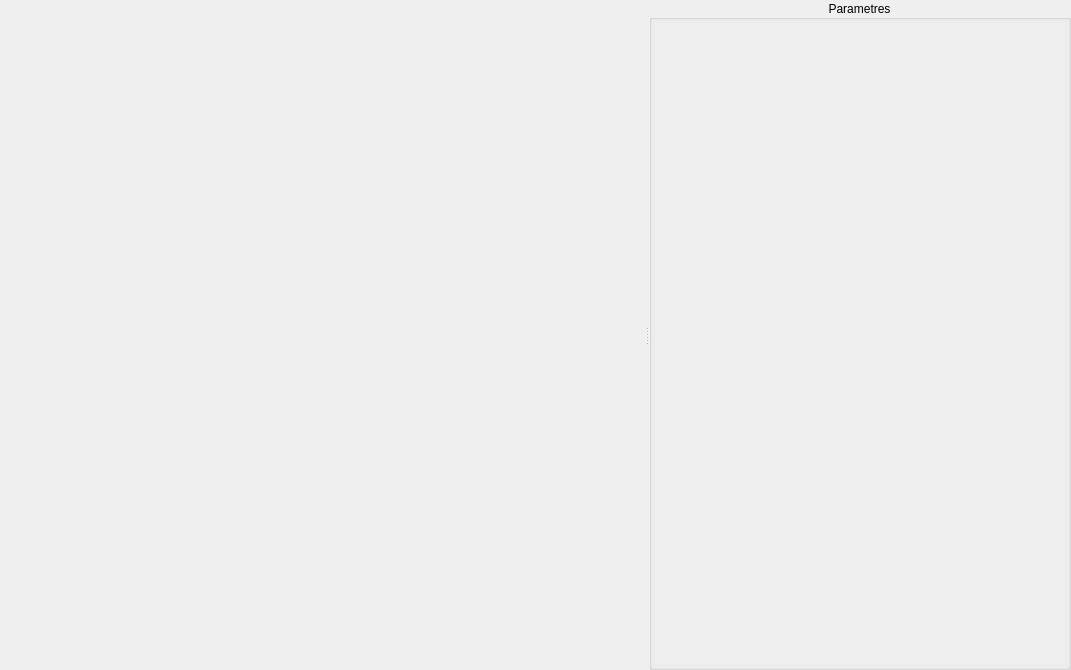
<?xml version="1.0" encoding="UTF-8"?>
<ui version="4.0">
 <class>UserFormWidget</class>
 <widget class="QWidget" name="UserFormWidget">
  <property name="geometry">
   <rect>
    <x>0</x>
    <y>0</y>
    <width>1071</width>
    <height>670</height>
   </rect>
  </property>
  <property name="sizePolicy">
   <sizepolicy hsizetype="Preferred" vsizetype="Preferred">
    <horstretch>0</horstretch>
    <verstretch>0</verstretch>
   </sizepolicy>
  </property>
  <property name="windowTitle">
   <string>Form</string>
  </property>
  <property name="styleSheet">
   <string notr="true"/>
  </property>
  <layout class="QGridLayout" name="gridLayout_2">
   <property name="leftMargin">
    <number>0</number>
   </property>
   <property name="topMargin">
    <number>0</number>
   </property>
   <property name="rightMargin">
    <number>0</number>
   </property>
   <property name="bottomMargin">
    <number>0</number>
   </property>
   <item row="0" column="0">
    <widget class="QSplitter" name="_SPL_user">
     <property name="orientation">
      <enum>Qt::Horizontal</enum>
     </property>
     <widget class="QWidget" name="layoutWidget">
      <layout class="QVBoxLayout" name="verticalLayout">
       <property name="spacing">
        <number>0</number>
       </property>
       <property name="topMargin">
        <number>0</number>
       </property>
       <item>
        <widget class="QStackedWidget" name="_stackedWidget">
         <property name="sizePolicy">
          <sizepolicy hsizetype="Expanding" vsizetype="Expanding">
           <horstretch>1</horstretch>
           <verstretch>1</verstretch>
          </sizepolicy>
         </property>
         <property name="minimumSize">
          <size>
           <width>0</width>
           <height>0</height>
          </size>
         </property>
         <property name="currentIndex">
          <number>1</number>
         </property>
         <widget class="QWidget" name="_WID_pageQGis">
          <property name="sizePolicy">
           <sizepolicy hsizetype="Expanding" vsizetype="Expanding">
            <horstretch>1</horstretch>
            <verstretch>0</verstretch>
           </sizepolicy>
          </property>
          <property name="minimumSize">
           <size>
            <width>400</width>
            <height>400</height>
           </size>
          </property>
          <widget class="QgsMapCanvas" name="_GRV_map">
           <property name="geometry">
            <rect>
             <x>-20</x>
             <y>-10</y>
             <width>691</width>
             <height>701</height>
            </rect>
           </property>
           <property name="sizePolicy">
            <sizepolicy hsizetype="Expanding" vsizetype="Expanding">
             <horstretch>1</horstretch>
             <verstretch>0</verstretch>
            </sizepolicy>
           </property>
           <property name="minimumSize">
            <size>
             <width>400</width>
             <height>400</height>
            </size>
           </property>
           <property name="frameShape">
            <enum>QFrame::StyledPanel</enum>
           </property>
          </widget>
         </widget>
         <widget class="QWidget" name="_WID_pageImage">
          <property name="sizePolicy">
           <sizepolicy hsizetype="Expanding" vsizetype="Expanding">
            <horstretch>1</horstretch>
            <verstretch>1</verstretch>
           </sizepolicy>
          </property>
          <layout class="QGridLayout" name="gridLayout_3">
           <property name="leftMargin">
            <number>0</number>
           </property>
           <property name="topMargin">
            <number>0</number>
           </property>
           <property name="rightMargin">
            <number>0</number>
           </property>
           <property name="bottomMargin">
            <number>0</number>
           </property>
           <item row="0" column="0">
            <widget class="QLabel" name="_LA_resultImage">
             <property name="sizePolicy">
              <sizepolicy hsizetype="Expanding" vsizetype="Expanding">
               <horstretch>1</horstretch>
               <verstretch>1</verstretch>
              </sizepolicy>
             </property>
             <property name="minimumSize">
              <size>
               <width>400</width>
               <height>400</height>
              </size>
             </property>
             <property name="frameShape">
              <enum>QFrame::NoFrame</enum>
             </property>
             <property name="text">
              <string/>
             </property>
             <property name="scaledContents">
              <bool>false</bool>
             </property>
            </widget>
           </item>
          </layout>
         </widget>
        </widget>
       </item>
      </layout>
     </widget>
     <widget class="QGroupBox" name="groupBox">
      <property name="title">
       <string>Parametres</string>
      </property>
      <property name="alignment">
       <set>Qt::AlignCenter</set>
      </property>
      <layout class="QGridLayout" name="gridLayout">
       <property name="leftMargin">
        <number>3</number>
       </property>
       <property name="topMargin">
        <number>3</number>
       </property>
       <property name="rightMargin">
        <number>3</number>
       </property>
       <property name="bottomMargin">
        <number>3</number>
       </property>
       <property name="horizontalSpacing">
        <number>0</number>
       </property>
       <property name="verticalSpacing">
        <number>3</number>
       </property>
       <item row="0" column="0">
        <widget class="QScrollArea" name="_SCA_parameters">
         <property name="sizePolicy">
          <sizepolicy hsizetype="Expanding" vsizetype="Expanding">
           <horstretch>1</horstretch>
           <verstretch>0</verstretch>
          </sizepolicy>
         </property>
         <property name="minimumSize">
          <size>
           <width>250</width>
           <height>0</height>
          </size>
         </property>
         <property name="frameShape">
          <enum>QFrame::NoFrame</enum>
         </property>
         <property name="widgetResizable">
          <bool>true</bool>
         </property>
         <widget class="QWidget" name="scrollAreaWidgetContents">
          <property name="geometry">
           <rect>
            <x>0</x>
            <y>0</y>
            <width>398</width>
            <height>649</height>
           </rect>
          </property>
          <property name="sizePolicy">
           <sizepolicy hsizetype="Preferred" vsizetype="Preferred">
            <horstretch>0</horstretch>
            <verstretch>0</verstretch>
           </sizepolicy>
          </property>
          <property name="baseSize">
           <size>
            <width>0</width>
            <height>0</height>
           </size>
          </property>
         </widget>
        </widget>
       </item>
      </layout>
     </widget>
    </widget>
   </item>
  </layout>
 </widget>
 <customwidgets>
  <customwidget>
   <class>QgsMapCanvas</class>
   <extends>QGraphicsView</extends>
   <header>qgsmapcanvas.h</header>
  </customwidget>
 </customwidgets>
 <resources/>
 <connections/>
</ui>
